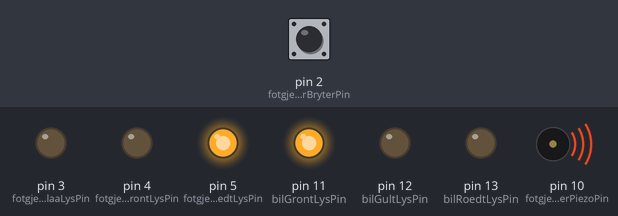
The sketch below on a simulated Arduino Uno, built with avr-gcc and run on an emulated ATmega328P. On the bench: output pins drawn as LEDs (lit = HIGH), buzzer (waves = sounding). Inputs (shaded band) come from the test bench; at power-on: pin 2 (fotgjengerBryterPin) HIGH.

Above: at 1.2 s.
1.3 s: pin 2 (fotgjengerBryterPin) pulled LOW for 0.15 s
At 4.3 s:
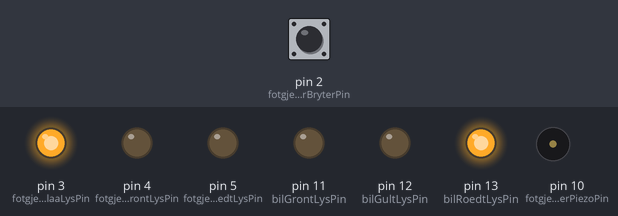
4.4 s: pin 2 (fotgjengerBryterPin) pulled LOW for 1 s
At 7.1 s:
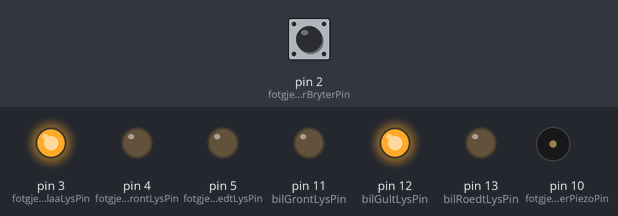
8.4 s: pin 2 (fotgjengerBryterPin) pulled LOW for 3.2 s
At 22.2 s:
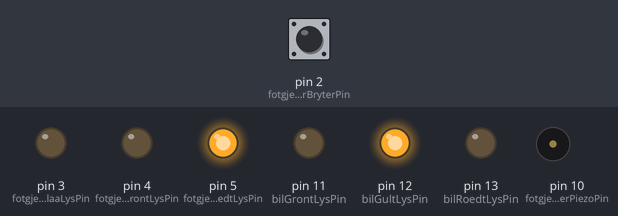
Timing chart, 0 to 29.5 s (numbered marks = the images above; inputs shaded):
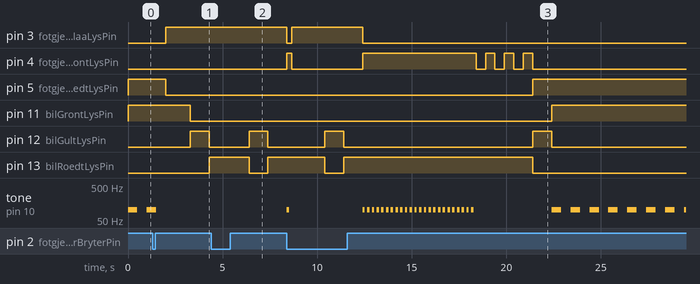

The sketch:

oblig4_vetlehol.ino
```cpp
// Trafikklys for bil
const int bilGrontLysPin = 11;
const int bilGultLysPin = 12;
const int bilRoedtLysPin = 13;

// Trafikklys for fotgjenger
const int fotgjengerGrontLysPin = 4;
const int fotgjengerRoedtLysPin = 5;
const int fotgjengerBryterPin = 2;
const int fotgjengerBlaaLysPin = 3;
const int fotgjengerPiezoPin = 10;

// Tidsvariabler
unsigned long startTid;
unsigned long tidSidenTrykk;

// Statusvariabler
bool bilGrontLysStatus = true;
bool fotgjengerRoedtLysStatus = true;
bool fotgjengerBryterStatus = false;

void setup() {
  pinMode(bilGrontLysPin, OUTPUT);
  pinMode(bilGultLysPin, OUTPUT);
  pinMode(bilRoedtLysPin, OUTPUT);
  pinMode(fotgjengerGrontLysPin, OUTPUT);
  pinMode(fotgjengerRoedtLysPin, OUTPUT);
  pinMode(fotgjengerBryterPin, INPUT_PULLUP);
  pinMode(fotgjengerBlaaLysPin, OUTPUT);
  pinMode(fotgjengerPiezoPin, OUTPUT);

  attachInterrupt(digitalPinToInterrupt(fotgjengerBryterPin), buttonInterrupt, FALLING);
}

void buttonInterrupt() {
  fotgjengerBryterStatus = true;
  startTid = millis();
}

void loop() {
  // Dersom ingen har trykket paa knappen.
  if (!fotgjengerBryterStatus) {
    // Trafikklys for bil
    digitalWrite(bilGrontLysPin, HIGH);
    digitalWrite(bilRoedtLysPin, LOW);
    digitalWrite(bilGultLysPin, LOW);

    // Trafikklys for fotgjenger
    digitalWrite(fotgjengerGrontLysPin, LOW);
    digitalWrite(fotgjengerRoedtLysPin, HIGH);
    tone(fotgjengerPiezoPin, 100, 500);
    delay(500);
    noTone(fotgjengerPiezoPin);
    delay(500);
  }
  // Hvis noen har trykket på bryteren
  else {
    tidSidenTrykk = millis() - startTid;
    // Trafikklys for bil og fotgjenger når knapp er blitt trykket
    if (tidSidenTrykk < 4000) {
      digitalWrite(fotgjengerGrontLysPin, LOW);
      digitalWrite(fotgjengerRoedtLysPin, LOW);
      digitalWrite(fotgjengerBlaaLysPin, HIGH);
    }

    // Etter 2 sek går billys til gult.
    if (tidSidenTrykk >= 2000 && tidSidenTrykk < 3000) {
      digitalWrite(bilGrontLysPin, LOW);
      digitalWrite(bilGultLysPin, HIGH);
      digitalWrite(bilRoedtLysPin, LOW);
    }
    // 1 sek etter billys går til gult, billys går til rødt.
    if (tidSidenTrykk >= 3000 && tidSidenTrykk < 4000) {
      digitalWrite(bilGrontLysPin, LOW);
      digitalWrite(bilGultLysPin, LOW);
      digitalWrite(bilRoedtLysPin, HIGH);
    }
    // 1 sek etter billys går til rødt, blir det grønt lys for fotgjengere.
    if (tidSidenTrykk >= 4000 && tidSidenTrykk < 10000) {
      digitalWrite(fotgjengerGrontLysPin, HIGH);
      digitalWrite(fotgjengerRoedtLysPin, LOW);
      digitalWrite(fotgjengerBlaaLysPin, LOW);
      tone(fotgjengerPiezoPin, 100);
      delay(125);
      noTone(fotgjengerPiezoPin);
      delay(125);


    }
    // Når det har vært grønt for fotgjenger i 6 sekunder begynner det grønne lyset å blinke.
    // Deretter går den tilbake til vanlig.
    if (tidSidenTrykk >= 10000) {
      digitalWrite(fotgjengerGrontLysPin, LOW);
      delay(500);
      digitalWrite(fotgjengerGrontLysPin, HIGH);
      delay(500);
      digitalWrite(fotgjengerGrontLysPin, LOW);
      delay(500);
      digitalWrite(fotgjengerGrontLysPin, HIGH);
      delay(500);
      digitalWrite(fotgjengerGrontLysPin, LOW);
      delay(500);
      digitalWrite(fotgjengerGrontLysPin, HIGH);
      delay(500);
      digitalWrite(fotgjengerGrontLysPin, LOW);
      digitalWrite(fotgjengerRoedtLysPin, HIGH);
      digitalWrite(fotgjengerBlaaLysPin, LOW);

      digitalWrite(bilGrontLysPin, LOW);
      digitalWrite(bilGultLysPin, HIGH);
      digitalWrite(bilRoedtLysPin, LOW);
      delay(1000);
      fotgjengerBryterStatus = false;
    }
  }
}
```

Measured:
- after the input at 1.3 s, pin 3 (fotgjengerBlaaLysPin): LOW → HIGH after 0.70 s; pin 5 (fotgjengerRoedtLysPin): HIGH → LOW after 0.70 s; pin 11 (bilGrontLysPin): HIGH → LOW after 2.0 s; pin 12 (bilGultLysPin): LOW → HIGH after 2.0 s, → LOW 1.0 s later; pin 13 (bilRoedtLysPin): LOW → HIGH after 3.0 s
- after the input at 4.4 s, pin 3 (fotgjengerBlaaLysPin): HIGH → LOW after 4.0 s instead of 0.90 s; pin 4 (fotgjengerGrontLysPin): LOW → HIGH after 4.0 s instead of 0.90 s; pin 12 (bilGultLysPin): LOW → HIGH after 2.0 s, → LOW 1.0 s later; pin 13 (bilRoedtLysPin): HIGH → LOW after 2.0 s, → HIGH 1.0 s later
- after the input at 8.4 s, pin 3 (fotgjengerBlaaLysPin): LOW → HIGH after 0.25 s, → LOW 3.7 s later; pin 5 (fotgjengerRoedtLysPin): LOW → HIGH after 13.0 s instead of 9.0 s; pin 11 (bilGrontLysPin): LOW → HIGH after 14.0 s instead of 10.0 s; pin 13 (bilRoedtLysPin): HIGH → LOW after 2.0 s instead of 9.0 s
